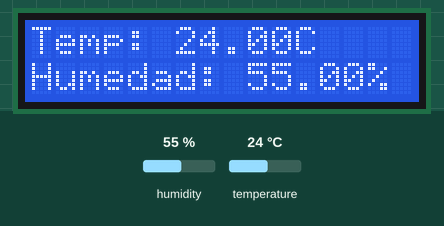
Simulated run of this sketch. Board: Arduino Uno, built with avr-gcc and run on an emulated ATmega328P. Parts: 16×2 character LCD. Inputs (shaded band) come from the test bench; at power-on: humidity 55 %, temperature 24 °C. What the sketch prints to the serial monitor is not drawn.

Above: at 3.7 s.
3.8 s: humidity set to 22 %
At 6.4 s:
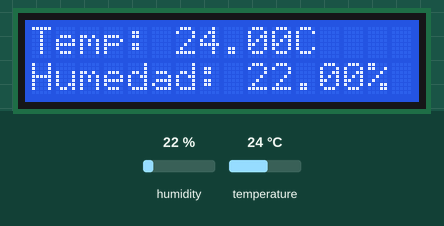
6.7 s: temperature set to 12 °C
At 7.7 s:
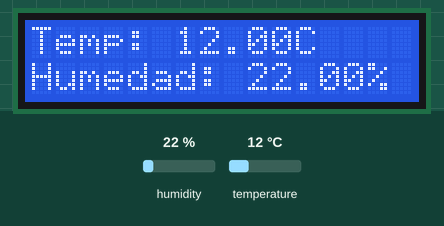
9.6 s: humidity set to 40 %
At 12.2 s:
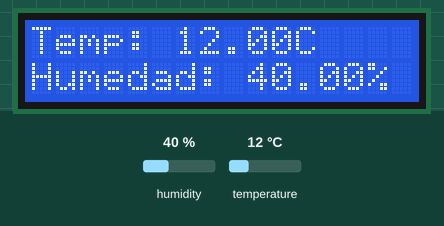
12.9 s: temperature set to 19 °C
At 14.5 s:
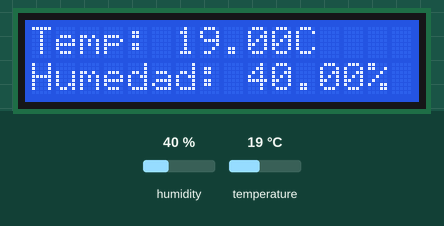
Timing chart, 0 to 16.0 s (numbered marks = the images above; inputs shaded):
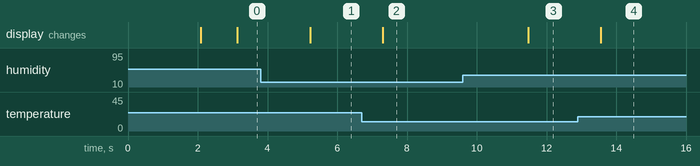

Measured:
- after the input at 3.8 s, the display: changes after 1.4 s (image 1)
- after the input at 6.7 s, the display: changes after 0.61 s (image 2)
- after the input at 9.6 s, the display: changes after 1.9 s (image 3)
- after the input at 12.9 s, the display: changes after 0.66 s (image 4)

The sketch:

temperatura_DTH11_LCD.ino
```cpp
//Libreria DTH Sensor Library by Adafruit
//Libreria LiquidCrystakl IC2 by Frank de Bradander
#include <Wire.h>
#include <LiquidCrystal_I2C.h>
#include <DHT.h>

LiquidCrystal_I2C lcd(0x27, 16, 2);

#define DHTPIN 5
#define DHTTYPE DHT11
DHT dht(DHTPIN, DHTTYPE);


void setup() {
  // Declaracion de variables
  //pinMode(13, OUTPUT);
  //Serial.begin(9600);
  //Serial.println("Hola desde arduino");

  Serial.begin(9600);
  dht.begin();
  lcd.init();
  lcd.backlight();
  lcd.setCursor(0,0);
  lcd.print("Iniciando...");
  delay(2000);
  lcd.clear();
}

void loop() {
  // Bucle
  //digitalWrite(13, HIGH);
  //Serial.println("Led on ");
  //delay(2000);
  //digitalWrite(13, LOW);
  //Serial.println("Led off ");
  //delay(1000);

  delay(1000);
// Leemos la humedad relativa
  float h = dht.readHumidity();
// Leemos la temperatura en grados centígrados (por defecto)
  float t = dht.readTemperature();
// Comprobamos si ha habido algún error en la lectura
  if(isnan(h)|| isnan(t)){
    Serial.println("Error obteniendo los datos del sensor DHT11");
    lcd.clear();
    lcd.setCursor(0,0);
    lcd.print("Error!...");
    return;
  }

  // Imprimimos los valores en el Monitor Serie
  Serial.print("Humedad: ");
  Serial.print(h);
  Serial.print("%  |  Temperatura: ");
  Serial.print(t);
  Serial.println("°C");

  lcd.clear();
  lcd.setCursor(0, 0);
  lcd.print("Temp: ");
  lcd.print(t);
  lcd.print("C");

  lcd.setCursor(0, 1);
  lcd.print("Humedad: ");
  lcd.print(h);
  lcd.print("%");
}
```
